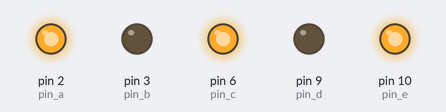
A sketch run on a simulated Arduino Uno, built with avr-gcc and run on an emulated ATmega328P. Shown: output pins drawn as LEDs (lit = HIGH).

Above: at 1.5 s.
At 4.5 s:
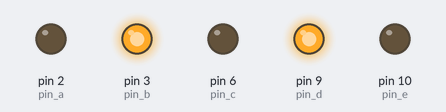
Timing chart, 0 to 7.8 s (numbered marks = the images above):
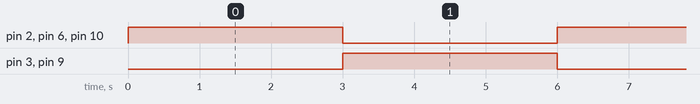

Measured:
- by itself, pin 2 (pin_a), pin 3 (pin_b), pin 6 (pin_c), pin 9 (pin_d), pin 10 (pin_e): alternates HIGH for 3.0 s and LOW for 3.0 s

The sketch:

LoRa-Test-01.ino
```cpp
int pin_a = 2;
int pin_b = 3;
int pin_c = 6;
int pin_d = 9;
int pin_e = 10;

void setup() {
  pinMode(pin_a, OUTPUT);
  pinMode(pin_b, OUTPUT);
  pinMode(pin_c, OUTPUT);
  pinMode(pin_d, OUTPUT);
  pinMode(pin_e, OUTPUT);
}

void loop() {
  digitalWrite(pin_a, HIGH);
  digitalWrite(pin_b, LOW);
  digitalWrite(pin_c, HIGH);
  digitalWrite(pin_d, LOW);

  digitalWrite(pin_e, HIGH);
  delay(3000);

  digitalWrite(pin_a, LOW);
  digitalWrite(pin_b, HIGH);
  digitalWrite(pin_c, LOW);
  digitalWrite(pin_d, HIGH);

  digitalWrite(pin_e, LOW);
  delay(3000);
}
```
